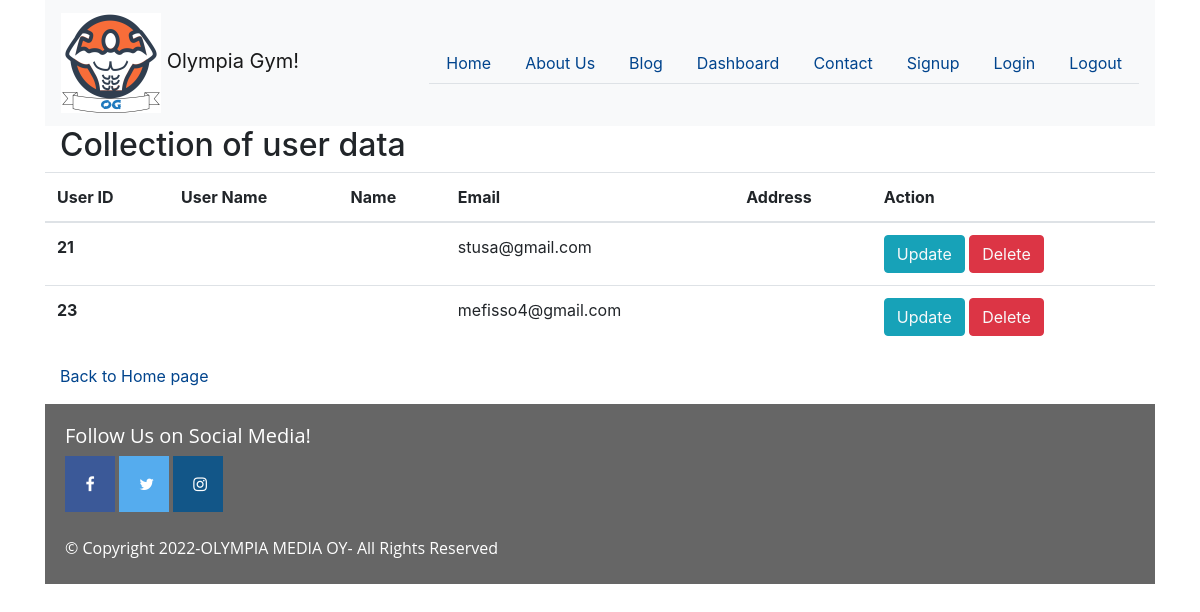
The page /read.php on the database as committed earlier.
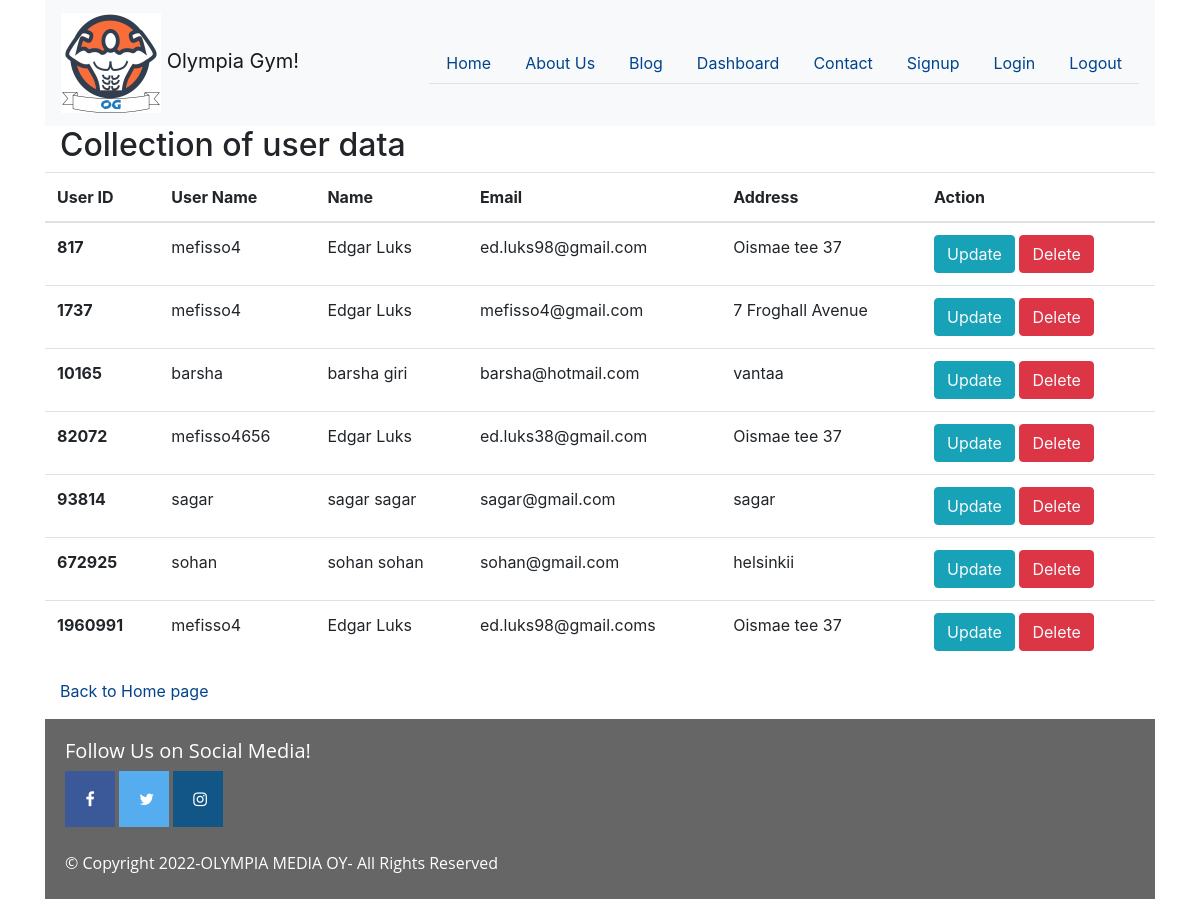
The same page on the database as committed later.
### tables this page shows
CREATE TABLE `users` (
  `id` int(11) NOT NULL,
  `user_name` varchar(100) NOT NULL,
  `password` varchar(100) NOT NULL,
  `name` varchar(100) NOT NULL,
  `email` varchar(100) NOT NULL,
  `address` varchar(100) NOT NULL
);

### read.php (the view, shortened to what this page needs)
<?php
include 'header.php';
include("connection.php");
?>
<div class="container">
    <h2>Collection of user data</h2>
  <div class="row justify-content-center">
    <table class="table">
      <thead>
        <tr>
          <th>User ID</th>
          <th>User Name</th>
          <th>Name</th>
          <th>Email</th>
          <th>Address</th>
          <th colspan="2">Action</th>
        </tr>
      </thead>
      <?php
        $sql= "select * from users";
        $result= mysqli_query($con, $sql);
        if($result){
          while($row= mysqli_fetch_assoc($result)){
            $id =$row['id'];
            $user_name =$row['user_name'];
            $name =$row['name'];
            $email =$row['email'];
            $address =$row['address'];
            echo '<tr>
            <th scope ="row">'.$id.'</th>
            <td>'.$user_name.'</td>
            <td>'.$name.'</td>
            <td>'.$email.'</td>
            <td>'.$address.'</td>
            <td>
            <button class="btn btn-info"><a class="text-light" href="update.php?updateid='.$id.'">Update</a></button>
            <button class = "btn btn-danger"><a class="text-light" href= "delete.php?deleteid='.$id.'" >Delete</a></button>
            </td>
            </tr>';
          }
        }
      ?>
    </table>
  </div>
  <div>
  <p><a href='index.php'>Back to Home page</a></p>
  </div>
</div>
<?php
include 'footer.php';
?>

Rows that differ between the two databases and show on the page:
removed users: id "21", email "stusa@gmail.com"
removed users: id "23", email "mefisso4@gmail.com"
added users: id "817", user_name "mefisso4", name "Edgar Luks", email "ed.luks98@gmail.com", address "Oismae tee 37"
added users: id "1737", user_name "mefisso4", name "Edgar Luks", email "mefisso4@gmail.com", address "7 Froghall Avenue"
added users: id "10165", user_name "barsha", name "barsha giri", email "barsha@hotmail.com", address "vantaa"
added users: id "82072", user_name "mefisso4656", name "Edgar Luks", email "ed.luks38@gmail.com", address "Oismae tee 37"
added users: id "93814", user_name "sagar", name "sagar sagar", email "sagar@gmail.com", address "sagar"
added users: id "672925", user_name "sohan", name "sohan sohan", email "sohan@gmail.com", address "helsinkii"
added users: id "1960991", user_name "mefisso4", name "Edgar Luks", email "ed.luks98@gmail.coms", address "Oismae tee 37"
